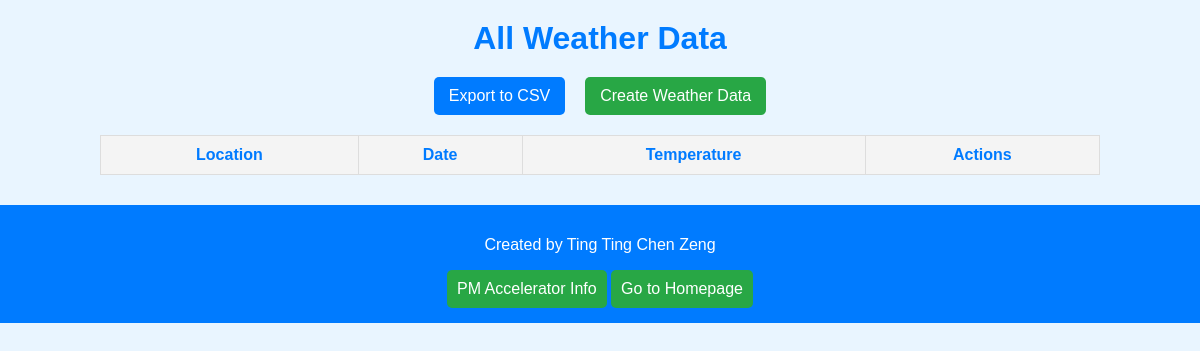
The page /list/ on the database as committed earlier.
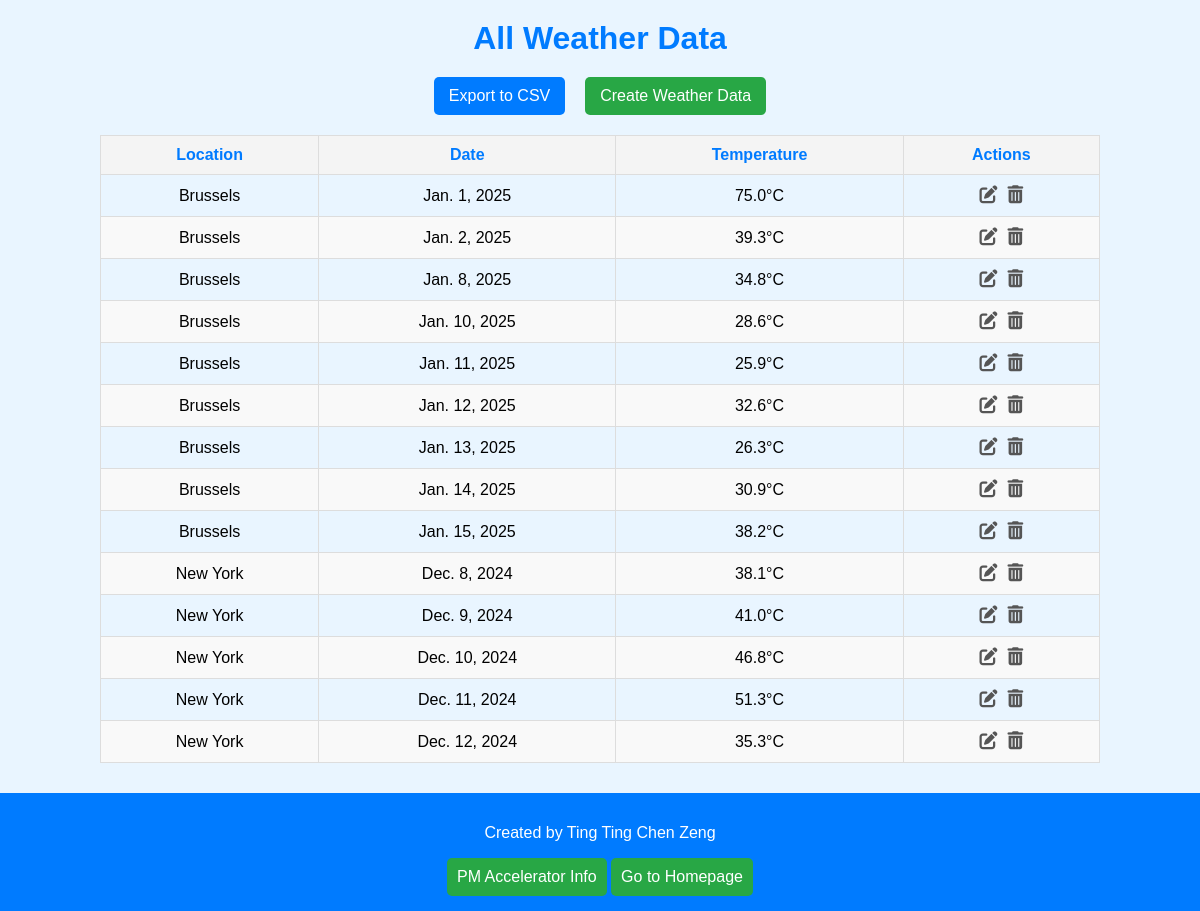
The same page on the database as committed later.
### weather/models.py (models this page shows, shortened)
class WeatherData(models.Model):
    location = models.CharField(max_length=255)
    date = models.DateField()
    temperature = models.FloatField()

### weather/views.py (the view)
# urls.py: path('list/', views.list_weather_data, name='list_weather'),
def list_weather_data(request):
    weather_data = WeatherData.objects.all()
    weather_data = weather_data.order_by('location', 'date')
    return render(request, "list_weather.html", {"weather_data": weather_data})

### weather/templates/list_weather.html (shortened to what this page needs)
<!DOCTYPE html>
<html lang="en">
<head>
    <link href="https://cdnjs.cloudflare.com/ajax/libs/font-awesome/6.0.0-beta3/css/all.min.css" rel="stylesheet">
</head>
<body>
    <h1>All Weather Data</h1>
    <div class="button-container">
        <button class="export-button" onclick="exportTableToCSV('weather_data.csv')">Export to CSV</button>
        <a href="{% url 'create_weather' %}" class="create-button">Create Weather Data</a>
    </div>
    <table id="weatherTable">
        <thead>
            <tr>
                <th>Location</th>
                <th>Date</th>
                <th>Temperature</th>
                <th>Actions</th>
            </tr>
        </thead>
        <tbody>
            {% for data in weather_data %}
            <tr>
                <td>{{ data.location }}</td>
                <td>{{ data.date }}</td>
                <td>{{ data.temperature }}°C</td>
                <td>
                    <div class="action-icons">
                        <a href="{% url 'update_weather_data' data.pk %}" title="Update">
                            <i class="fas fa-edit"></i>
                        </a>
                        <a href="{% url 'delete_weather_data' data.pk %}" title="Delete">
                            <i class="fas fa-trash-alt"></i>
                        </a>
                    </div>
                </td>
            </tr>
            {% endfor %}
        </tbody>
    </table>
</body>
<footer>
    <p>Created by Ting Ting Chen Zeng</p>
    <a href="https://www.linkedin.com/school/pmaccelerator/" target="_blank">
        <button>PM Accelerator Info</button>
    </a>
    <a href="/" class="home-link">
        <button>Go to Homepage</button>
    </a>
</footer>
</html>

### weather/templates/list_weather.html (style rules this page uses)
body { font-family: 'Arial', sans-serif; background-color: #e9f5ff; margin: 0; padding: 0; }
h1 { color: #007BFF; text-align: center; margin: 20px 0; }
table { width: 100%; border-collapse: collapse; margin: 20px auto; max-width: 1000px; }
th, td { border: 1px solid #ddd; padding: 10px; text-align: center; }
th { background-color: #f4f4f4; color: #007BFF; }
tr:nth-child(even) { background-color: #f9f9f9; }
a { text-decoration: none; color: #007bff; }
.action-icons { display: flex; justify-content: center; gap: 10px; }
.action-icons a { font-size: 18px; color: #555; }
footer { text-align: center; margin-top: 30px; background-color: #007BFF; padding: 15px; color: white; }
footer a { text-decoration: none; color: white; }
footer button { background-color: #28a745; padding: 10px; font-size: 16px; color: white; border: none; border-radius: 5px; cursor: pointer; }
.button-container { display: flex; justify-content: center; gap: 20px; margin-bottom: 20px; }
.export-button { background-color: #007BFF; color: white; padding: 10px 15px; border: none; border-radius: 5px; cursor: pointer; font-size: 16px; }
.create-button { background-color: #28a745; color: white; padding: 10px 15px; border: none; border-radius: 5px; cursor: pointer; font-size: 16px; }

Rows that differ between the two databases and show on the page:
added WeatherData: location "Brussels", date "Jan. 1, 2025", temperature "75.0"
added WeatherData: location "Brussels", date "Jan. 2, 2025", temperature "39.3"
added WeatherData: location "Brussels", date "Jan. 8, 2025", temperature "34.8"
added WeatherData: location "Brussels", date "Jan. 10, 2025", temperature "28.6"
added WeatherData: location "Brussels", date "Jan. 11, 2025", temperature "25.9"
added WeatherData: location "Brussels", date "Jan. 12, 2025", temperature "32.6"
added WeatherData: location "Brussels", date "Jan. 13, 2025", temperature "26.3"
added WeatherData: location "Brussels", date "Jan. 14, 2025", temperature "30.9"
added WeatherData: location "Brussels", date "Jan. 15, 2025", temperature "38.2"
added WeatherData: location "New York", date "Dec. 8, 2024", temperature "38.1"
added WeatherData: location "New York", date "Dec. 9, 2024", temperature "41.0"
added WeatherData: location "New York", date "Dec. 10, 2024", temperature "46.8"
added WeatherData: location "New York", date "Dec. 11, 2024", temperature "51.3"
added WeatherData: location "New York", date "Dec. 12, 2024", temperature "35.3"
